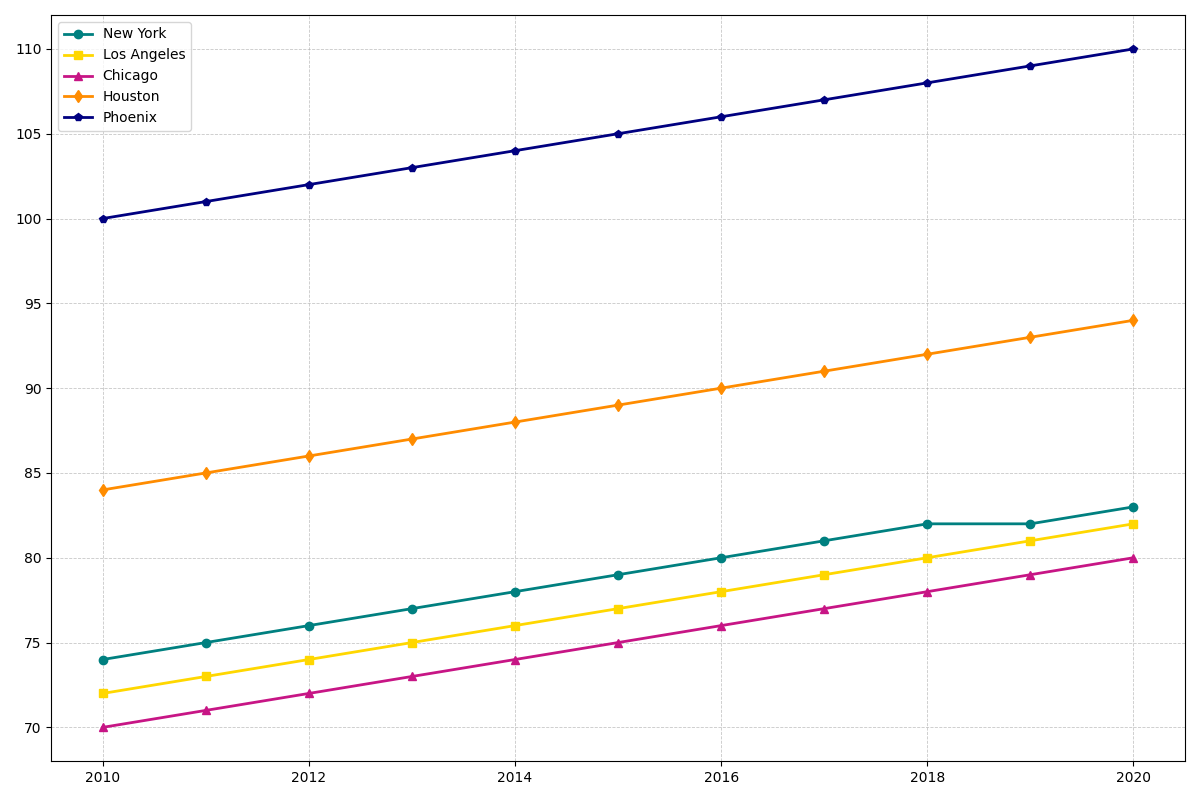

The Python source for this figure:
import matplotlib.pyplot as plt
import numpy as np

# Cities
cities = ['New York', 'Los Angeles', 'Chicago', 'Houston', 'Phoenix']

# Years
years = np.arange(2010, 2021)

# Average temperatures in Fahrenheit
ny_temps = [74, 75, 76, 77, 78, 79, 80, 81, 82, 82, 83]
la_temps = [72, 73, 74, 75, 76, 77, 78, 79, 80, 81, 82]
chi_temps = [70, 71, 72, 73, 74, 75, 76, 77, 78, 79, 80]
hou_temps = [84, 85, 86, 87, 88, 89, 90, 91, 92, 93, 94]
phx_temps = [100, 101, 102, 103, 104, 105, 106, 107, 108, 109, 110]

# Create the figure and axis
fig, ax = plt.subplots(figsize=(12, 8))

# Plot the temperature trends with new set of colors
ax.plot(years, ny_temps, marker='o', label='New York', color='teal', linewidth=2)
ax.plot(years, la_temps, marker='s', label='Los Angeles', color='gold', linewidth=2)
ax.plot(years, chi_temps, marker='^', label='Chicago', color='mediumvioletred', linewidth=2)
ax.plot(years, hou_temps, marker='d', label='Houston', color='darkorange', linewidth=2)
ax.plot(years, phx_temps, marker='p', label='Phoenix', color='navy', linewidth=2)

# Add a legend
ax.legend(loc='upper left', fontsize=10)

# Enable grid
ax.grid(True, linestyle='--', linewidth=0.6, alpha=0.7)

# Automatically adjust layout
plt.tight_layout()

# Display the chart
plt.show()
